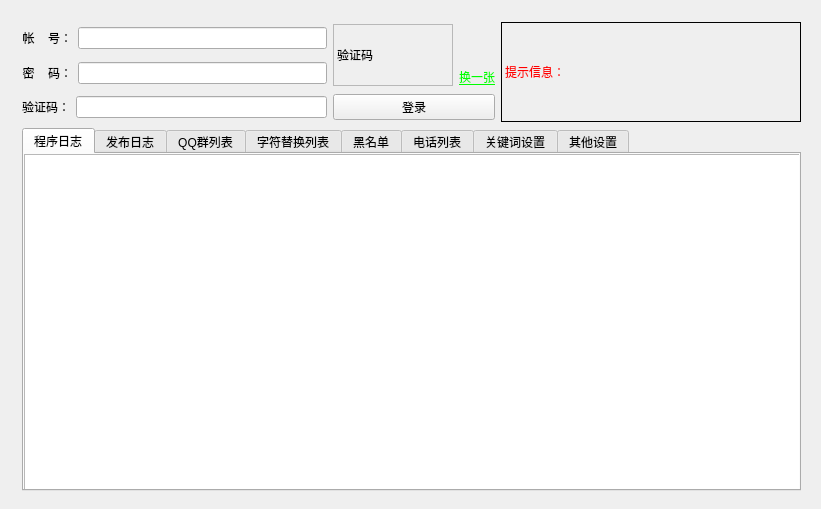
<?xml version="1.0" encoding="UTF-8"?>
<ui version="4.0">
 <class>Widget</class>
 <widget class="QWidget" name="Widget">
  <property name="geometry">
   <rect>
    <x>0</x>
    <y>0</y>
    <width>821</width>
    <height>509</height>
   </rect>
  </property>
  <property name="font">
   <font>
    <stylestrategy>PreferDefault</stylestrategy>
   </font>
  </property>
  <property name="windowTitle">
   <string>QQ登录</string>
  </property>
  <widget class="QWidget" name="layoutWidget">
   <property name="geometry">
    <rect>
     <x>11</x>
     <y>11</y>
     <width>801</width>
     <height>491</height>
    </rect>
   </property>
   <layout class="QGridLayout" name="gridLayout_2">
    <item row="0" column="0">
     <layout class="QGridLayout" name="gridLayout">
      <item row="0" column="0">
       <layout class="QHBoxLayout" name="horizontalLayout">
        <item>
         <widget class="QLabel" name="label_QQ">
          <property name="text">
           <string>帐    号：</string>
          </property>
          <property name="alignment">
           <set>Qt::AlignRight|Qt::AlignTrailing|Qt::AlignVCenter</set>
          </property>
         </widget>
        </item>
        <item>
         <widget class="MyLineEdit" name="lineEdit_QQNumber"/>
        </item>
       </layout>
      </item>
      <item row="0" column="1" rowspan="2">
       <widget class="verifyLabel" name="label_imgverify">
        <property name="minimumSize">
         <size>
          <width>120</width>
          <height>60</height>
         </size>
        </property>
        <property name="frameShape">
         <enum>QFrame::StyledPanel</enum>
        </property>
        <property name="frameShadow">
         <enum>QFrame::Plain</enum>
        </property>
        <property name="text">
         <string>验证码</string>
        </property>
        <property name="wordWrap">
         <bool>false</bool>
        </property>
       </widget>
      </item>
      <item row="0" column="2" rowspan="2">
       <layout class="QVBoxLayout" name="verticalLayout">
        <item>
         <spacer name="verticalSpacer_link">
          <property name="orientation">
           <enum>Qt::Vertical</enum>
          </property>
          <property name="sizeHint" stdset="0">
           <size>
            <width>20</width>
            <height>13</height>
           </size>
          </property>
         </spacer>
        </item>
        <item>
         <widget class="verifyLabel" name="label_changeimg_link">
          <property name="text">
           <string>&lt;html&gt;&lt;head/&gt;&lt;body&gt;&lt;p&gt;&lt;span style=&quot; text-decoration: underline; color:#00ff00;&quot;&gt;换一张&lt;/span&gt;&lt;/p&gt;&lt;/body&gt;&lt;/html&gt;</string>
          </property>
          <property name="textFormat">
           <enum>Qt::RichText</enum>
          </property>
         </widget>
        </item>
       </layout>
      </item>
      <item row="1" column="0">
       <layout class="QHBoxLayout" name="horizontalLayout_2">
        <item>
         <widget class="QLabel" name="label_pwd">
          <property name="text">
           <string>密    码：</string>
          </property>
          <property name="alignment">
           <set>Qt::AlignRight|Qt::AlignTrailing|Qt::AlignVCenter</set>
          </property>
         </widget>
        </item>
        <item>
         <widget class="MyLineEdit" name="lineEdit_password">
          <property name="echoMode">
           <enum>QLineEdit::Password</enum>
          </property>
         </widget>
        </item>
       </layout>
      </item>
      <item row="2" column="0">
       <layout class="QHBoxLayout" name="horizontalLayout_3">
        <item>
         <widget class="QLabel" name="label_verifycode">
          <property name="text">
           <string>验证码：</string>
          </property>
          <property name="alignment">
           <set>Qt::AlignRight|Qt::AlignTrailing|Qt::AlignVCenter</set>
          </property>
         </widget>
        </item>
        <item>
         <widget class="QLineEdit" name="lineEdit_verifycode"/>
        </item>
       </layout>
      </item>
      <item row="2" column="1" colspan="2">
       <widget class="QPushButton" name="pushButton_login">
        <property name="text">
         <string>登录</string>
        </property>
       </widget>
      </item>
     </layout>
    </item>
    <item row="0" column="1">
     <widget class="QLabel" name="label_show">
      <property name="minimumSize">
       <size>
        <width>300</width>
        <height>100</height>
       </size>
      </property>
      <property name="frameShape">
       <enum>QFrame::Box</enum>
      </property>
      <property name="text">
       <string>&lt;html&gt;&lt;head/&gt;&lt;body&gt;&lt;p&gt;&lt;span style=&quot; color:#ff0000;&quot;&gt;提示信息：&lt;/span&gt;&lt;/p&gt;&lt;/body&gt;&lt;/html&gt;</string>
      </property>
     </widget>
    </item>
    <item row="1" column="0" colspan="2">
     <widget class="QTabWidget" name="tabWidget">
      <property name="currentIndex">
       <number>0</number>
      </property>
      <widget class="QWidget" name="tab_Log">
       <attribute name="title">
        <string>程序日志</string>
       </attribute>
       <widget class="QPlainTextEdit" name="plainTextEdit_Log">
        <property name="geometry">
         <rect>
          <x>0</x>
          <y>0</y>
          <width>801</width>
          <height>351</height>
         </rect>
        </property>
       </widget>
      </widget>
      <widget class="QWidget" name="tab_5">
       <attribute name="title">
        <string>发布日志</string>
       </attribute>
       <widget class="QTableWidget" name="tableWidget_sendlog">
        <property name="geometry">
         <rect>
          <x>0</x>
          <y>0</y>
          <width>801</width>
          <height>351</height>
         </rect>
        </property>
        <property name="autoFillBackground">
         <bool>false</bool>
        </property>
        <property name="frameShape">
         <enum>QFrame::StyledPanel</enum>
        </property>
        <property name="frameShadow">
         <enum>QFrame::Sunken</enum>
        </property>
        <property name="lineWidth">
         <number>1</number>
        </property>
        <property name="editTriggers">
         <set>QAbstractItemView::AllEditTriggers</set>
        </property>
        <property name="dragDropMode">
         <enum>QAbstractItemView::NoDragDrop</enum>
        </property>
        <property name="alternatingRowColors">
         <bool>false</bool>
        </property>
        <property name="selectionBehavior">
         <enum>QAbstractItemView::SelectRows</enum>
        </property>
        <property name="gridStyle">
         <enum>Qt::SolidLine</enum>
        </property>
        <property name="sortingEnabled">
         <bool>false</bool>
        </property>
        <attribute name="horizontalHeaderCascadingSectionResizes">
         <bool>false</bool>
        </attribute>
        <attribute name="horizontalHeaderStretchLastSection">
         <bool>true</bool>
        </attribute>
        <attribute name="verticalHeaderVisible">
         <bool>false</bool>
        </attribute>
        <attribute name="verticalHeaderCascadingSectionResizes">
         <bool>false</bool>
        </attribute>
        <attribute name="verticalHeaderShowSortIndicator" stdset="0">
         <bool>false</bool>
        </attribute>
        <attribute name="verticalHeaderStretchLastSection">
         <bool>false</bool>
        </attribute>
        <column>
         <property name="text">
          <string>时间</string>
         </property>
         <property name="foreground">
          <brush brushstyle="SolidPattern">
           <color alpha="255">
            <red>0</red>
            <green>0</green>
            <blue>0</blue>
           </color>
          </brush>
         </property>
        </column>
        <column>
         <property name="text">
          <string>QQ群</string>
         </property>
        </column>
        <column>
         <property name="text">
          <string>成员</string>
         </property>
        </column>
        <column>
         <property name="text">
          <string>内容</string>
         </property>
        </column>
        <column>
         <property name="text">
          <string>发布</string>
         </property>
        </column>
        <column>
         <property name="text">
          <string>结果</string>
         </property>
        </column>
       </widget>
      </widget>
      <widget class="QWidget" name="tab_GroupList">
       <attribute name="title">
        <string>QQ群列表</string>
       </attribute>
       <widget class="QListWidget" name="listWidget_GroupList">
        <property name="geometry">
         <rect>
          <x>0</x>
          <y>0</y>
          <width>801</width>
          <height>351</height>
         </rect>
        </property>
       </widget>
      </widget>
      <widget class="QWidget" name="tab_Set">
       <attribute name="title">
        <string>字符替换列表</string>
       </attribute>
       <widget class="QWidget" name="layoutWidget">
        <property name="geometry">
         <rect>
          <x>0</x>
          <y>0</y>
          <width>791</width>
          <height>351</height>
         </rect>
        </property>
        <layout class="QVBoxLayout" name="verticalLayout_3">
         <item>
          <layout class="QHBoxLayout" name="horizontalLayout_4">
           <item>
            <widget class="QLabel" name="label_3">
             <property name="text">
              <string>替换为(输入为空则替换为一个空格)：</string>
             </property>
            </widget>
           </item>
           <item>
            <widget class="QLineEdit" name="lineEdit_replease_word"/>
           </item>
          </layout>
         </item>
         <item>
          <widget class="QLabel" name="label_4">
           <property name="text">
            <string>被替换的关键字(请用逗号分割)：</string>
           </property>
          </widget>
         </item>
         <item>
          <widget class="QTextEdit" name="textEdit_replease"/>
         </item>
        </layout>
       </widget>
      </widget>
      <widget class="QWidget" name="tab">
       <attribute name="title">
        <string>黑名单</string>
       </attribute>
       <widget class="QWidget" name="layoutWidget">
        <property name="geometry">
         <rect>
          <x>0</x>
          <y>0</y>
          <width>791</width>
          <height>351</height>
         </rect>
        </property>
        <layout class="QVBoxLayout" name="verticalLayout_4">
         <item>
          <widget class="QLabel" name="label_5">
           <property name="text">
            <string>如果信息中包含下列之一，则此条信息不上传，（关键字请用逗号分割）</string>
           </property>
          </widget>
         </item>
         <item>
          <widget class="QTextEdit" name="textEdit_hackwords"/>
         </item>
        </layout>
       </widget>
      </widget>
      <widget class="QWidget" name="tab_2">
       <attribute name="title">
        <string>电话列表</string>
       </attribute>
       <widget class="QWidget" name="layoutWidget">
        <property name="geometry">
         <rect>
          <x>0</x>
          <y>0</y>
          <width>801</width>
          <height>351</height>
         </rect>
        </property>
        <layout class="QVBoxLayout" name="verticalLayout_5">
         <item>
          <widget class="QLabel" name="label_6">
           <property name="text">
            <string>上传的QQ号包含在此，则附加上电话信息,单个信息格式为&quot;QQ号:电话信息&quot;,信息之间用逗号分割</string>
           </property>
          </widget>
         </item>
         <item>
          <widget class="QTextEdit" name="textEdit_tel"/>
         </item>
        </layout>
       </widget>
      </widget>
      <widget class="QWidget" name="tab_3">
       <attribute name="title">
        <string>关键词设置</string>
       </attribute>
       <widget class="QWidget" name="layoutWidget">
        <property name="geometry">
         <rect>
          <x>0</x>
          <y>0</y>
          <width>801</width>
          <height>351</height>
         </rect>
        </property>
        <layout class="QVBoxLayout" name="verticalLayout_6">
         <item>
          <widget class="QLabel" name="label_7">
           <property name="text">
            <string>只有包含关键词的信息才会被采集，如果关键词为空，则采集所有的信息</string>
           </property>
          </widget>
         </item>
         <item>
          <widget class="QTextEdit" name="textEdit_keys"/>
         </item>
        </layout>
       </widget>
      </widget>
      <widget class="QWidget" name="tab_4">
       <attribute name="title">
        <string>其他设置</string>
       </attribute>
       <widget class="QLabel" name="label_12">
        <property name="geometry">
         <rect>
          <x>350</x>
          <y>10</y>
          <width>441</width>
          <height>331</height>
         </rect>
        </property>
        <property name="frameShape">
         <enum>QFrame::Box</enum>
        </property>
        <property name="text">
         <string>软件说明：</string>
        </property>
       </widget>
       <widget class="QWidget" name="layoutWidget">
        <property name="geometry">
         <rect>
          <x>1</x>
          <y>1</y>
          <width>341</width>
          <height>101</height>
         </rect>
        </property>
        <layout class="QVBoxLayout" name="verticalLayout_2">
         <item>
          <layout class="QHBoxLayout" name="horizontalLayout_5">
           <item>
            <widget class="QLabel" name="label_8">
             <property name="text">
              <string>域名设置：</string>
             </property>
             <property name="buddy">
              <cstring>lineEdit_webhost</cstring>
             </property>
            </widget>
           </item>
           <item>
            <widget class="QLineEdit" name="lineEdit_webhost"/>
           </item>
          </layout>
         </item>
         <item>
          <layout class="QHBoxLayout" name="horizontalLayout_6">
           <item>
            <widget class="QLabel" name="label_9">
             <property name="text">
              <string>信息长度：</string>
             </property>
             <property name="buddy">
              <cstring>spinBox_low</cstring>
             </property>
            </widget>
           </item>
           <item>
            <widget class="QSpinBox" name="spinBox_low">
             <property name="maximum">
              <number>1000</number>
             </property>
            </widget>
           </item>
           <item>
            <widget class="QLabel" name="label_10">
             <property name="text">
              <string>&lt;html&gt;&lt;head/&gt;&lt;body&gt;&lt;p align=&quot;center&quot;&gt;---&lt;/p&gt;&lt;/body&gt;&lt;/html&gt;</string>
             </property>
             <property name="buddy">
              <cstring>spinBox_high</cstring>
             </property>
            </widget>
           </item>
           <item>
            <widget class="QSpinBox" name="spinBox_high">
             <property name="maximum">
              <number>1000</number>
             </property>
            </widget>
           </item>
          </layout>
         </item>
         <item>
          <layout class="QHBoxLayout" name="horizontalLayout_7">
           <item>
            <widget class="QLabel" name="label_11">
             <property name="text">
              <string>发布城市：</string>
             </property>
             <property name="buddy">
              <cstring>lineEdit_msg_code</cstring>
             </property>
            </widget>
           </item>
           <item>
            <widget class="QLineEdit" name="lineEdit_msg_code"/>
           </item>
          </layout>
         </item>
        </layout>
       </widget>
      </widget>
     </widget>
    </item>
   </layout>
  </widget>
 </widget>
 <layoutdefault spacing="6" margin="11"/>
 <customwidgets>
  <customwidget>
   <class>MyLineEdit</class>
   <extends>QLineEdit</extends>
   <header location="global">mylineedit.h</header>
   <slots>
    <signal>focusInSignal()</signal>
    <signal>focusOutSignal()</signal>
   </slots>
  </customwidget>
  <customwidget>
   <class>verifyLabel</class>
   <extends>QLabel</extends>
   <header>verifylabel.h</header>
   <slots>
    <signal>Clicked(verifyLabel*)</signal>
   </slots>
  </customwidget>
 </customwidgets>
 <resources/>
 <connections/>
</ui>
